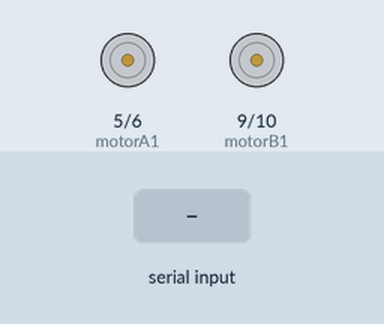
Recording of a sketch running on a simulated Arduino Uno, built with avr-gcc and run on an emulated ATmega328P. On the bench: motor-driver pin pairs drawn as motors (green arrow = first pin HIGH = forward, orange = second pin HIGH = backward, longer = more drive). Inputs (shaded band) come from the test bench.

Above: at 1.2 s.
1.3 s: "a" received over Serial
At 2.2 s:
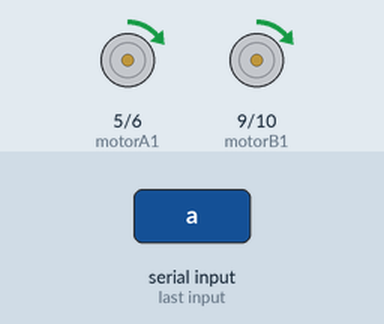
2.8 s: "d" received over Serial
At 3.3 s:
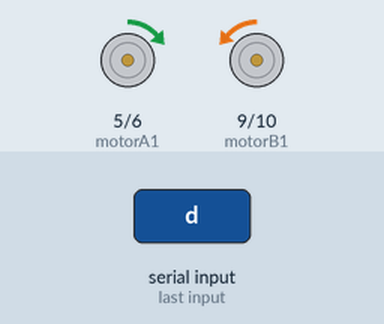
4.3 s: "b" received over Serial
At 5.5 s:
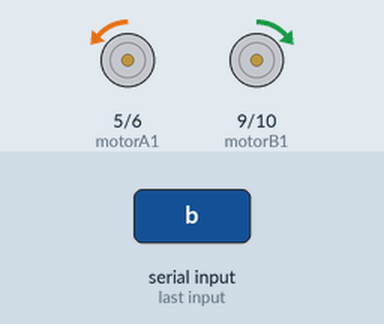
5.8 s: "e" received over Serial
At 6.8 s:
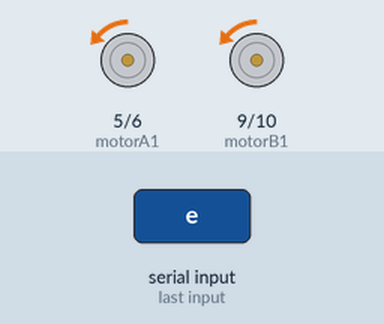
Timing chart, 0 to 8.3 s (numbered marks = the images above; inputs shaded):
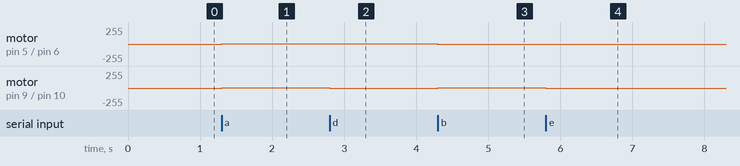

Measured:
- after the input at 1.3 s, motor on pin 5 (motorA1) / pin 6 (motorA2), motor on pin 9 (motorB1) / pin 10 (motorB2): stopped → forward 1/255 at once
- after the input at 2.8 s, motor on pin 9 (motorB1) / pin 10 (motorB2): forward 1/255 → backward 1/255 at once
- after the input at 4.3 s, motor on pin 5 (motorA1) / pin 6 (motorA2): forward 1/255 → backward 1/255 at once; motor on pin 9 (motorB1) / pin 10 (motorB2): backward 1/255 → forward 1/255 at once
- after the input at 5.8 s, motor on pin 9 (motorB1) / pin 10 (motorB2): forward 1/255 → backward 1/255 at once

The sketch:

Robot_Car.ino
```cpp
int motorA1 = 5;
int motorA2 = 6;
int motorB1 = 9;
int motorB2 = 10;
int msg= 'g';
void setup() {
Serial.begin(9600);
pinMode(motorB1, OUTPUT);
pinMode(motorB2, OUTPUT);
pinMode(motorA1, OUTPUT);
pinMode(motorA2, OUTPUT);
}

void loop() {

if(Serial.available()>0){
msg = Serial.read();
}
if(msg=='a'){ // Forward
analogWrite(motorB2, 0);
analogWrite(motorA2, 0);
analogWrite(motorB1, 1);
analogWrite(motorA1, 1);
}
if(msg=='d'){ // right
analogWrite(motorB2, 1);
analogWrite(motorA2, 0);
analogWrite(motorB1, 0);
analogWrite(motorA1, 1);
}
if(msg=='c'){ // Stop
analogWrite(motorB2, 0);
analogWrite(motorA2, 0);
analogWrite(motorB1, 0);
analogWrite(motorA1, 0);
}
if(msg=='b'){ // left
analogWrite(motorB2, 0);
analogWrite(motorA2, 1);
analogWrite(motorA1, 0);
analogWrite(motorB1, 1);
}

if(msg=='e'){ // Reverse
analogWrite(motorB1, 0);
analogWrite(motorA1, 0);
analogWrite(motorB2, 1);
analogWrite(motorA2, 1);
}
}
```
